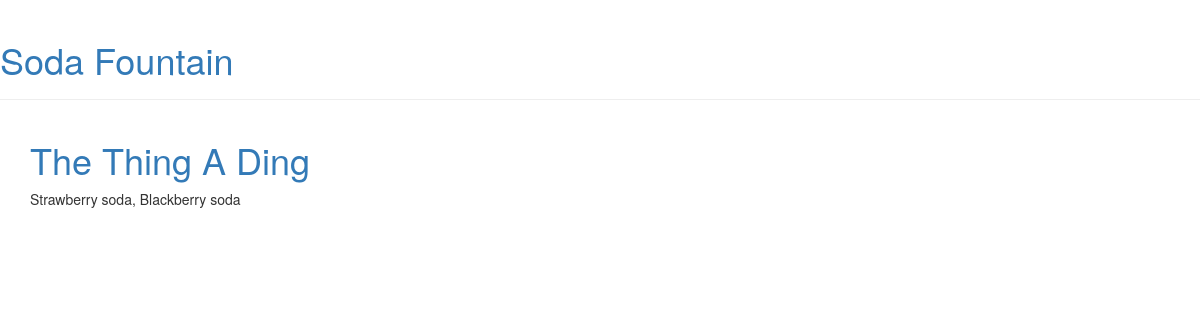
Before: / with the older database file.
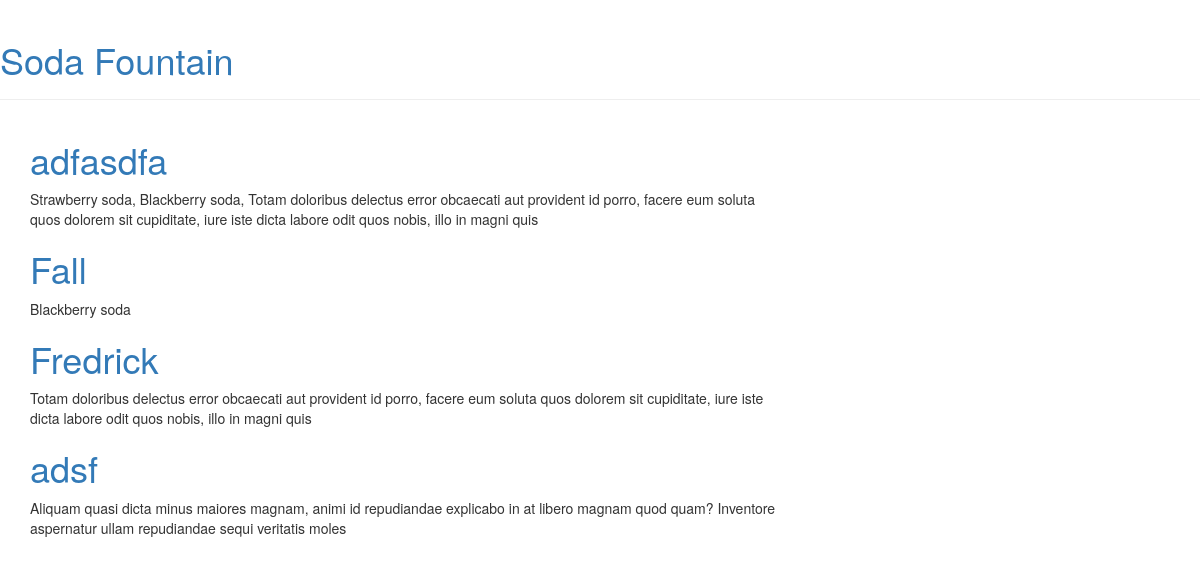
After: the same page with the newer database file.
### menu/models.py (models this page shows, shortened)
class Menu(models.Model):
    season = models.CharField(max_length=20)
    items = models.ManyToManyField('Item', related_name='items')
    created_date = models.DateTimeField(default=timezone.now)
    expiration_date = models.DateField(blank=True, null=True)

class Item(models.Model):
    name = models.CharField(max_length=200)
    description = models.TextField()
    chef = models.ForeignKey('auth.User', models.CASCADE)
    created_date = models.DateTimeField(default=timezone.now)
    standard = models.BooleanField(default=False)
    ingredients = models.ManyToManyField('Ingredient')
    def __str__(self):
        return self.name

### menu/views.py (the view)
# urls.py: path('', views.menu_list, name='menu_list'),
def menu_list(request):
    menus = Menu.objects.filter(expiration_date__gte=timezone.now()).order_by('expiration_date').prefetch_related(
        'items')
    return render(request, 'menu/list_all_current_menus.html', {'menus': menus})

### menu/templates/menu/list_all_current_menus.html (shortened to what this page needs)
{% extends 'layout.html' %}
{% block content %}
<div class="content container">
    <div class="row">
        <div class="col-md-8">
            <div class="post">
                {% for menu in menus %}
                    <h1>
                        <a href="{% url 'menu_detail' pk=menu.pk %}">{{ menu.season }}</a>
                    </h1>
                    <p>{{ menu.items.all|join:", "}}</p>
                {% endfor %}
            </div>
        </div>
    </div>
</div>
{% endblock %}

### templates/layout.html (shortened to what this page needs)
<html>
<head>
    <link rel="stylesheet" href="//maxcdn.bootstrapcdn.com/bootstrap/3.2.0/css/bootstrap.min.css">
    <link rel="stylesheet" href="//maxcdn.bootstrapcdn.com/bootstrap/3.2.0/css/bootstrap-theme.min.css">
</head>
<body>
<div class="page-header">
    <h1><a href="/">Soda Fountain</a></h1>
</div>
{% block content %}{% endblock %}
</body>
</html>

Changed rows visible on the page:
removed Menu: season "The Thing A Ding", items.all "Strawberry soda, Blackberry soda"
added Menu: season "adfasdfa", items.all "Strawberry soda, Blackberry soda, Totam doloribus delectus error obcaecati aut provident id porro, facere eum soluta quos dolorem sit cupiditate, iure iste dicta labore odit quos nobis, illo in magni quis"
added Menu: season "Fall", items.all "Blackberry soda"
added Menu: season "Fredrick", items.all "Totam doloribus delectus error obcaecati aut provident id porro, facere eum soluta quos dolorem sit cupiditate, iure iste dicta labore odit quos nobis, illo in magni quis"
added Menu: season "adsf", items.all "Aliquam quasi dicta minus maiores magnam, animi id repudiandae explicabo in at libero magnam quod quam? Inventore aspernatur ullam repudiandae sequi veritatis moles"
